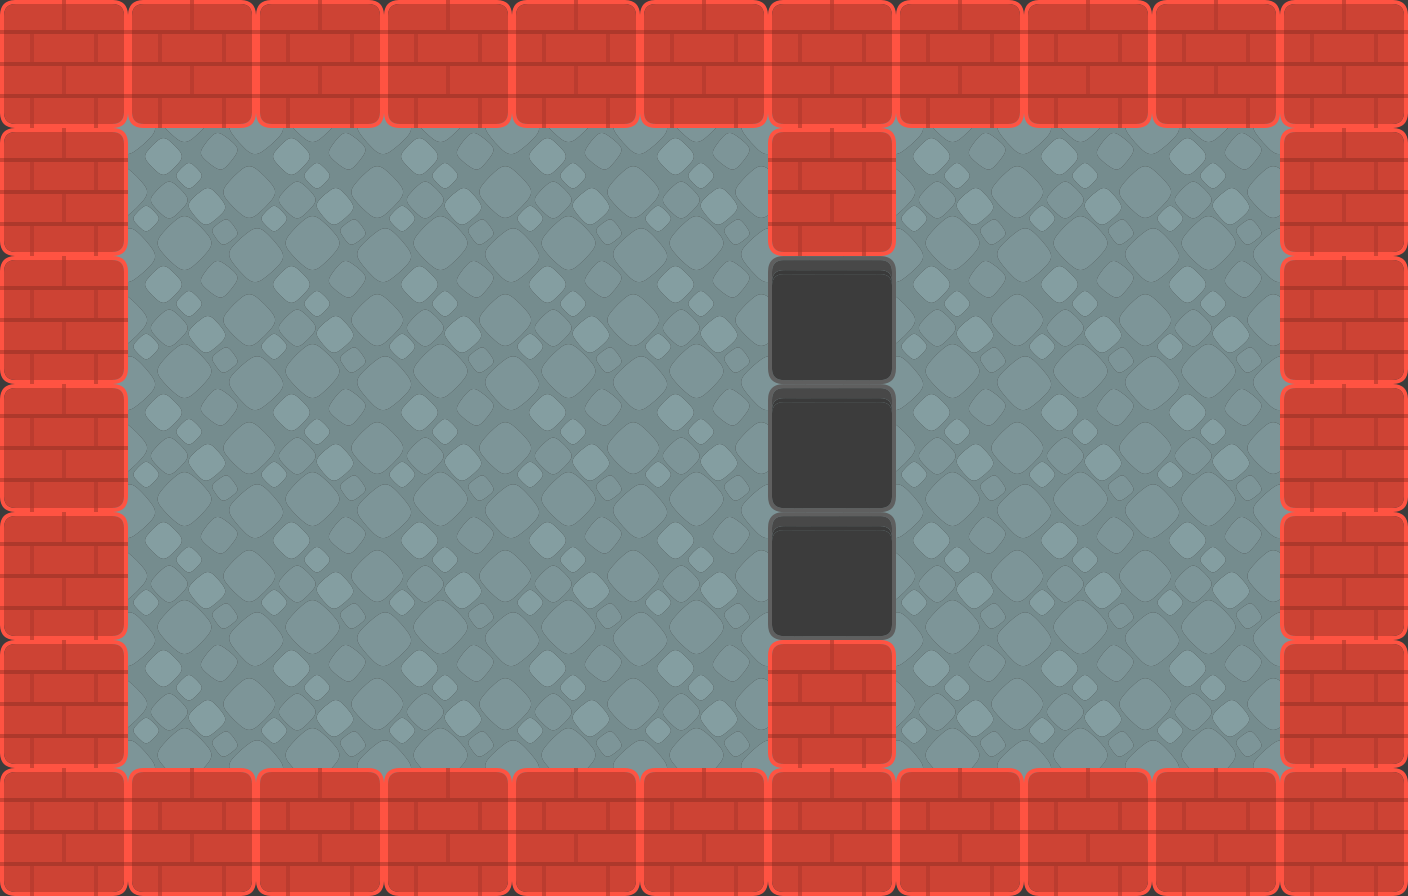

The image is a tile-based game level rendered from a .tmx file. Its description and complete source (layers, tilesets, objects, tile grids) follow:
An orthogonal 11x7 tile map with 128x128 px tiles, 2 tile layers (floor, building) and 4 objects (player).

<map version="1.8" tiledversion="1.8.5" orientation="orthogonal" renderorder="right-down" width="11" height="7" tilewidth="128" tileheight="128" infinite="0" backgroundcolor="#3c3c3c" nextlayerid="6" nextobjectid="38">
 <tileset firstgid="1" source="../../tilesheets/sokoban_tilesheet.tsx" />
 <layer id="4" name="floor" width="11" height="7" offsetx="64" offsety="64">
  <data encoding="csv">
90,90,90,90,90,90,90,90,90,90,0,
90,90,90,90,90,90,90,90,90,90,0,
90,90,90,90,90,90,90,90,90,90,0,
90,90,90,90,90,90,90,90,90,90,0,
90,90,90,90,90,90,90,90,90,90,0,
90,90,90,90,90,90,90,90,90,90,0,
0,0,0,0,0,0,0,0,0,0,0
</data>
 </layer>
 <layer id="1" name="building" width="11" height="7">
  <data encoding="csv">
85,85,85,85,85,85,85,85,85,85,85,
85,0,0,0,0,0,85,0,0,0,85,
85,0,0,0,0,0,12,0,0,0,85,
85,0,0,0,0,0,12,0,0,0,85,
85,0,0,0,0,0,12,0,0,0,85,
85,0,0,0,0,0,85,0,0,0,85,
85,85,85,85,85,85,85,85,85,85,85
</data>
 </layer>
 <objectgroup id="2" name="objects">
  <object id="3" name="player" gid="73" x="256" y="384" width="128" height="128" />
  <object id="32" gid="7" x="512" y="384" width="128" height="128" />
  <object id="33" gid="7" x="384" y="384" width="128" height="128" />
  <object id="25" gid="40" x="1024" y="384" width="128" height="128" />
 </objectgroup>
</map>
